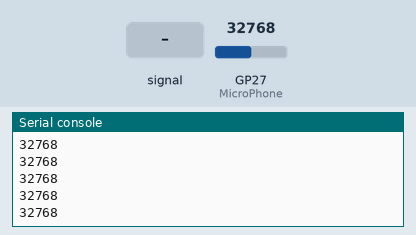
Simulated run of this program. Board: Raspberry Pi Pico running MicroPython. Shown: the last lines printed to the serial console. Inputs (shaded band) come from the test bench; at power-on: GP27 (MicroPhone) = 32768 (analog values on the 0–65535 scale).

Above: at 1.2 s.
1.3 s: GP27 (MicroPhone) fed a 200 Hz sine of ±5242 counts around its level
At 1.31 s:
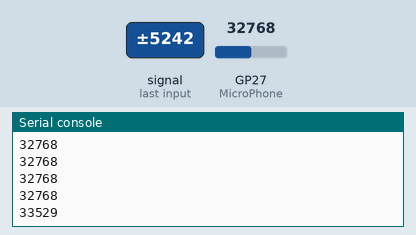
2.8 s: GP27 (MicroPhone) set to 45874
At 2.81 s:
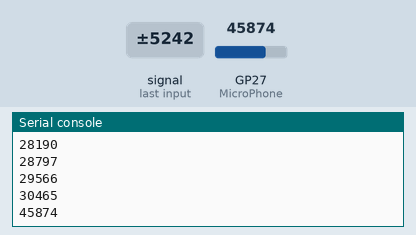
4.3 s: GP27 (MicroPhone) fed a 1000 Hz sine of ±16383 counts around its level
At 4.31 s:
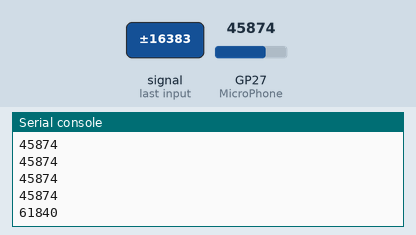
5.8 s: GP27 (MicroPhone) set to 57670
At 5.81 s:
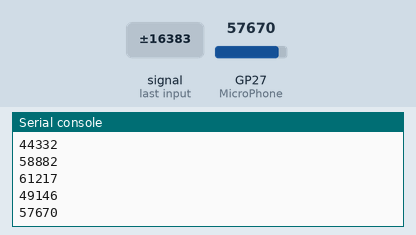
Timing chart, 0 to 8.3 s (numbered marks = the images above; inputs shaded):
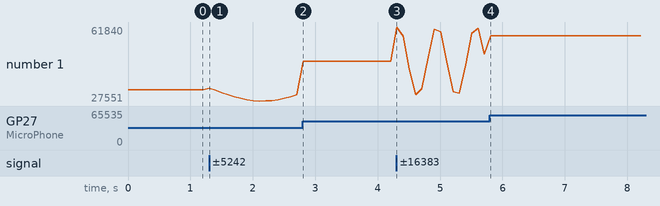

The program:

MicroPhone.py
```python
'''
 * Keyestudio 42 in 1 Starter Kit for Raspberry Pi Pico
 * lesson 20
 * MicroPhone
 * http://www.keyestudio.com
'''
import machine
import utime

MicroPhone = machine.ADC(27)
while True:
    value = MicroPhone.read_u16()
    print(value)
    utime.sleep(0.1)
```

Measured:
- after the input at 1.3 s, the serial console: prints a new line at once (image 1)
- after the input at 2.8 s, the serial console: prints a new line at once (image 2)
- after the input at 4.3 s, the serial console: prints a new line at once (image 3)
- after the input at 5.8 s, the serial console: prints a new line at once (image 4)
- plotted number 1: 32768 → 30465 after the input at 1.3 s, 30465 → 45874 after the input at 2.8 s, 45874 → 49146 after the input at 4.3 s, 49146 → 57670 after the input at 5.8 s
